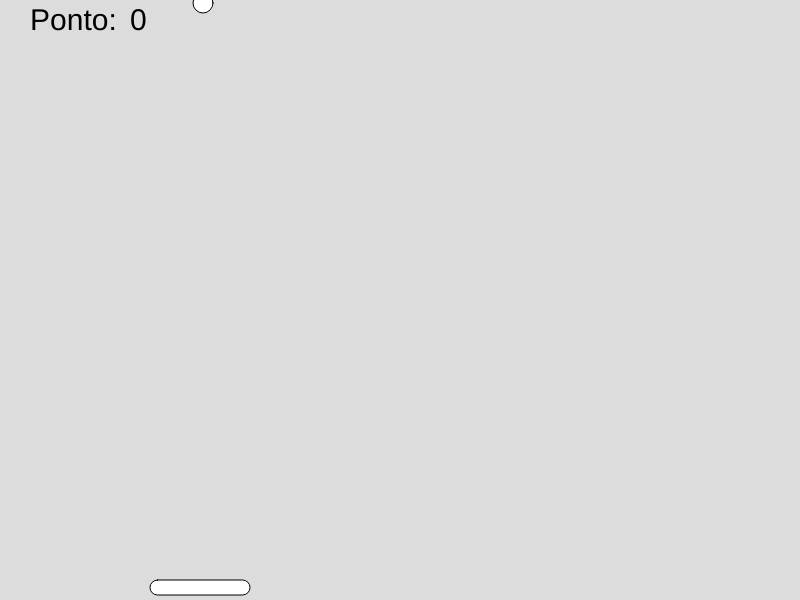
Frame 1 (no input)
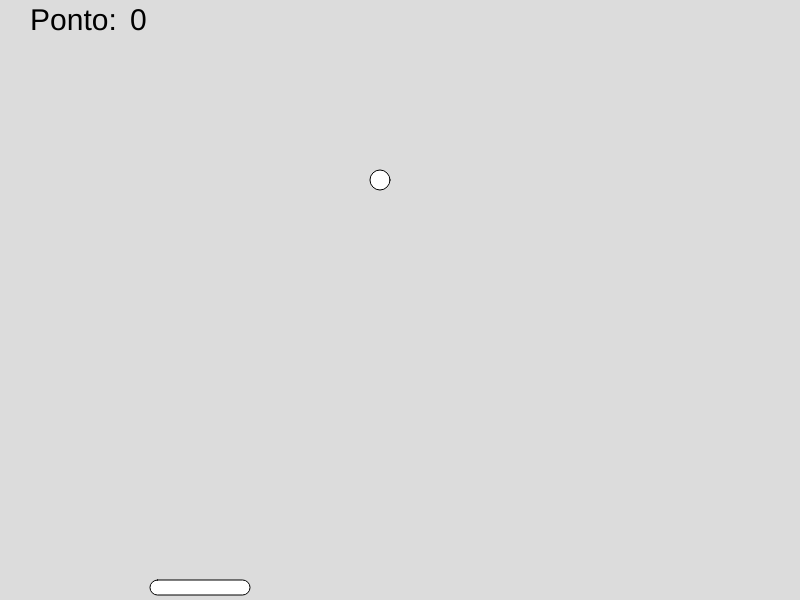
Frame 60 (no input)
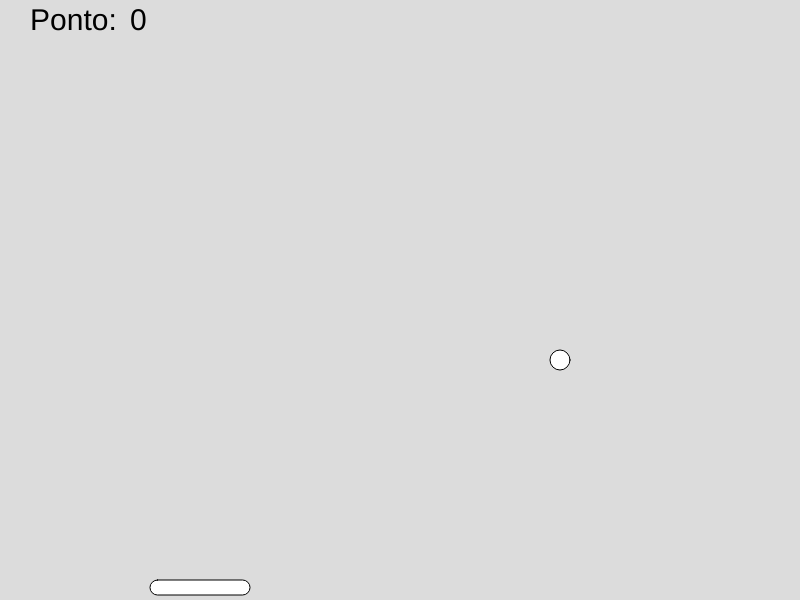
Frame 120 (the mouse pressed at the canvas centre since frame 60)

The p5.js sketch that drew these frames (run headless with seeded random() and noise() and a simulated clock; from frame 60 on, the mouse is pressed at the canvas centre):

// p5.js sketch
// ── sketch.js
let xbarra=150;
let ponto = 0;
let xbola = 200;
let ybola = 0;
let xvelocidade = 3;
let yvelocidade = 3;
function setup() {
  createCanvas(800, 600);
}

function draw() {
  background(220);
  

  textSize(30);

xbola = xbola + xvelocidade;
ybola = ybola + yvelocidade;  
text('Ponto:',30,30);
text(ponto,130,30)
if(xbola > width){xvelocidade = - xvelocidade;}
if(xbola < 0){xvelocidade = -xvelocidade;}
if(ybola < 0){yvelocidade = -yvelocidade;ponto = ponto+1;}
if(dist(xbola,ybola,xbarra+100,height-20)<20 || dist(xbola,ybola,xbarra,height-20)<20||dist(xbola,ybola,xbarra+50,height-20)<20){yvelocidade = - yvelocidade;}
  

  if(ybola >height){text('Perdeu!!!',width/2-50,200);text('Pontuação:',width/2-50,250);text(ponto,width/2+120,250);}
  circle(xbola,ybola,20);
  rect(xbarra,height-20,100,15,10);
} 
function keyPressed() {
if(key === RIGHT_ARROW){xbarra = xbarra+50;}
  if(key === LEFT_ARROW){xbarra = xbarra-50}
}

// ── style.css
html, body {
  margin: 0;
  padding: 0;
  margin-left:30%;
}
canvas {
  display: block;
}
